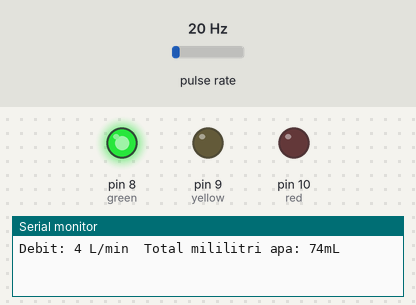
Recording of a sketch running on a simulated Arduino Uno, built with avr-gcc and run on an emulated ATmega328P. Parts: output pins drawn as LEDs (lit = HIGH), the last lines printed to the serial monitor. Wiring (inferred from the names in the program): pulse sensor: data pin 2. The test bench sets the inputs (shaded band); at power-on: pulse rate 20 Hz.

Above: at 1.2 s.
1.3 s: pulse rate (sensor on pin 2) set to 41 Hz
4.2 s: pulse rate (sensor on pin 2) set to 48 Hz
At 5.9 s:
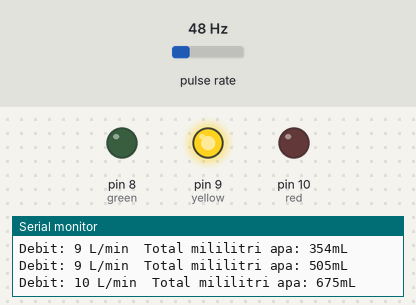
6.5 s: pulse rate (sensor on pin 2) set to 131 Hz
9.2 s: pulse rate (sensor on pin 2) set to 138 Hz
At 11.1 s:
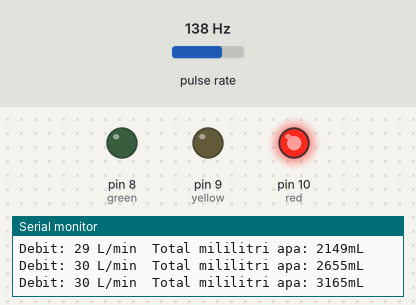
11.5 s: pulse rate (sensor on pin 2) set to 4 Hz
At 13.5 s:
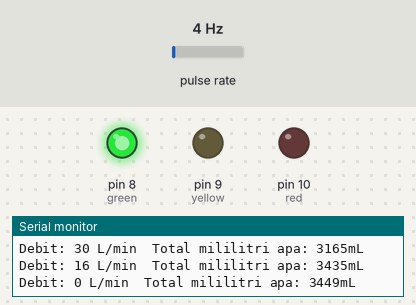
14.5 s: pulse rate (sensor on pin 2) set to 50 Hz
At 17.1 s:
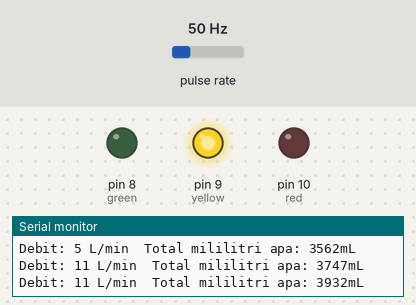
Timing chart, 0 to 18.5 s (numbered marks = the images above; inputs shaded):
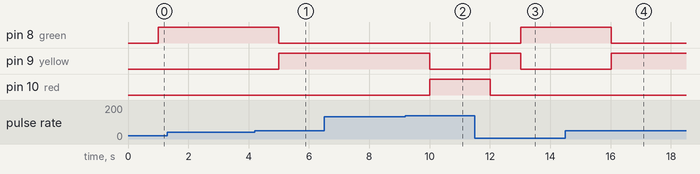

Measured:
- the behaviour switches between 45 and 46 Hz on pulse rate (sensor on pin 2) (found by bisection; images 0 and 1)
- the behaviour switches between 135 and 136 Hz on pulse rate (sensor on pin 2) (found by bisection; images 1 and 2)
- after the input at 4.2 s, pin 8 (green): HIGH → LOW after 0.81 s; pin 9 (yellow): LOW → HIGH after 0.81 s
- after the input at 9.2 s, pin 9 (yellow): HIGH → LOW after 0.81 s; pin 10 (red): LOW → HIGH after 0.81 s
- after the input at 11.5 s, pin 8 (green): LOW → HIGH after 1.5 s; pin 9 (yellow): LOW → HIGH after 0.51 s, → LOW 1.0 s later; pin 10 (red): HIGH → LOW after 0.51 s
- after the input at 14.5 s, pin 8 (green): HIGH → LOW after 1.5 s; pin 9 (yellow): LOW → HIGH after 1.5 s

The sketch:

Flow_Control.ino
```cpp
byte sensorInterrupt = 0;  // 0 = digital pin 2
byte sensorPin = 2;

float calibrationFactor = 4.5;

volatile byte pulseCount;

float Debit;
unsigned int flowMilliLitri;
unsigned long totalMilliLitri;

unsigned long Timp_trecut;

void setup()
{
  Serial.begin(9600);

  pinMode(sensorPin, INPUT);
  pinMode(8,OUTPUT); //green
  pinMode(9,OUTPUT); //yellow
  pinMode(10,OUTPUT); //red

  pulseCount        = 0;
  Debit             = 0.0;
  flowMilliLitri    = 0;
  totalMilliLitri   = 0;
  Timp_trecut       = 0;
  attachInterrupt(sensorInterrupt, pulseCounter, FALLING);
}

void loop()
{

   if((millis() - Timp_trecut) > 1000)
  {
    detachInterrupt(sensorInterrupt);
    Debit = ((1000.0 / (millis() - Timp_trecut)) * pulseCount) / calibrationFactor;
    Timp_trecut= millis();
    flowMilliLitri = (Debit / 60) * 1000;
    totalMilliLitri += flowMilliLitri;

    Serial.print("Debit: ");
    Serial.print(int(Debit));
    Serial.print(" L/min");
    Serial.print("\t");
    Serial.print("Total mililitri apa: ");
    Serial.print(totalMilliLitri);
    Serial.println("mL");
    Serial.print("\n");

    pulseCount = 0;

    attachInterrupt(sensorInterrupt, pulseCounter, FALLING);
    if(Debit<10) //situatie buna
    {
      digitalWrite(8,HIGH);
      digitalWrite(9,LOW);
      digitalWrite(10,LOW);
    }
    else if(Debit > 10 && Debit<30)// situatie acceptabila
    {
      digitalWrite(9,HIGH);
      digitalWrite(8,LOW);
      digitalWrite(10,LOW);
    }
    else if(Debit>30)// situatie critica
    {
      digitalWrite(10,HIGH);
      digitalWrite(8,LOW);
      digitalWrite(9,LOW);
    }
  }

}
void pulseCounter()
{
  pulseCount++;
}
```
